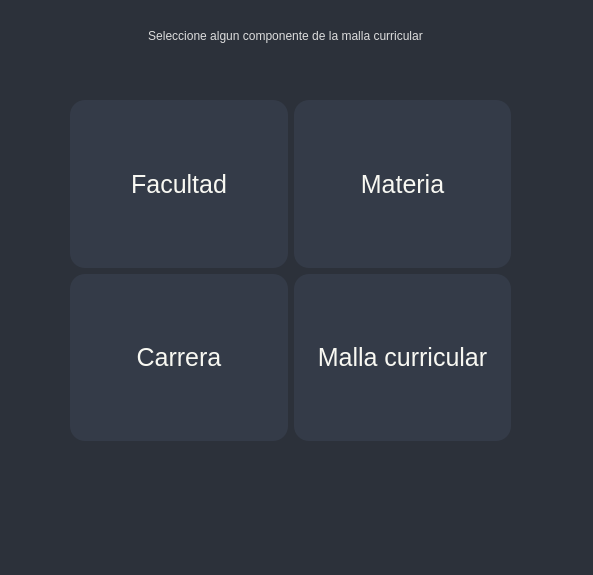
<?xml version="1.0" encoding="UTF-8"?>
<ui version="4.0">
 <class>Form</class>
 <widget class="QWidget" name="Form">
  <property name="geometry">
   <rect>
    <x>0</x>
    <y>0</y>
    <width>593</width>
    <height>575</height>
   </rect>
  </property>
  <property name="minimumSize">
   <size>
    <width>0</width>
    <height>0</height>
   </size>
  </property>
  <property name="maximumSize">
   <size>
    <width>680</width>
    <height>680</height>
   </size>
  </property>
  <property name="focusPolicy">
   <enum>Qt::StrongFocus</enum>
  </property>
  <property name="windowTitle">
   <string>Gate</string>
  </property>
  <property name="windowIcon">
   <iconset resource="resources.qrc">
    <normaloff>:/icons/images/icons/cil-browser.png</normaloff>:/icons/images/icons/cil-browser.png</iconset>
  </property>
  <property name="styleSheet">
   <string notr="true">QWidget{
	background-color:#2c313a;
	color: rgb(221, 221, 221);
	font: 18px &quot;Segoe UI&quot;;
}


QPushButton {
	font-size:25px;
	background-color: rgb(52, 59, 72);
	border: none;  
	color:#f8f8f2;
	border-radius: 15px; 
}

QPushButton:hover { 
	background-color:#1F54A3;
	border: 2px solid#1F54A3 ;
	 border-style: solid;
	border-radius: 15px; 
}

QPushButton:pressed {
	background-color: #286FD6;
	border: 2px solid #286FD6;
	 border-style: solid;
	border-radius: 15px; 
}</string>
  </property>
  <widget class="QLabel" name="label">
   <property name="geometry">
    <rect>
     <x>50</x>
     <y>20</y>
     <width>471</width>
     <height>31</height>
    </rect>
   </property>
   <property name="text">
    <string>Seleccione algun componente de la malla curricular</string>
   </property>
   <property name="alignment">
    <set>Qt::AlignCenter</set>
   </property>
  </widget>
  <widget class="QWidget" name="gridLayoutWidget">
   <property name="geometry">
    <rect>
     <x>70</x>
     <y>100</y>
     <width>441</width>
     <height>341</height>
    </rect>
   </property>
   <layout class="QGridLayout" name="gridLayout">
    <item row="0" column="0">
     <widget class="QPushButton" name="btn_facultad">
      <property name="minimumSize">
       <size>
        <width>0</width>
        <height>0</height>
       </size>
      </property>
      <property name="maximumSize">
       <size>
        <width>3000</width>
        <height>3000</height>
       </size>
      </property>
      <property name="font">
       <font>
        <family>Segoe UI</family>
        <pointsize>-1</pointsize>
        <weight>50</weight>
        <italic>false</italic>
        <bold>false</bold>
       </font>
      </property>
      <property name="focusPolicy">
       <enum>Qt::StrongFocus</enum>
      </property>
      <property name="styleSheet">
       <string notr="true"/>
      </property>
      <property name="text">
       <string>Facultad</string>
      </property>
     </widget>
    </item>
    <item row="0" column="1">
     <widget class="QPushButton" name="btn_materia">
      <property name="minimumSize">
       <size>
        <width>0</width>
        <height>0</height>
       </size>
      </property>
      <property name="maximumSize">
       <size>
        <width>3000</width>
        <height>3000</height>
       </size>
      </property>
      <property name="font">
       <font>
        <family>Segoe UI</family>
        <pointsize>-1</pointsize>
        <weight>50</weight>
        <italic>false</italic>
        <bold>false</bold>
       </font>
      </property>
      <property name="focusPolicy">
       <enum>Qt::StrongFocus</enum>
      </property>
      <property name="styleSheet">
       <string notr="true"/>
      </property>
      <property name="text">
       <string>Materia</string>
      </property>
     </widget>
    </item>
    <item row="1" column="0">
     <widget class="QPushButton" name="btn_carrera">
      <property name="minimumSize">
       <size>
        <width>0</width>
        <height>0</height>
       </size>
      </property>
      <property name="maximumSize">
       <size>
        <width>3000</width>
        <height>3000</height>
       </size>
      </property>
      <property name="font">
       <font>
        <family>Segoe UI</family>
        <pointsize>-1</pointsize>
        <weight>50</weight>
        <italic>false</italic>
        <bold>false</bold>
       </font>
      </property>
      <property name="focusPolicy">
       <enum>Qt::StrongFocus</enum>
      </property>
      <property name="styleSheet">
       <string notr="true"/>
      </property>
      <property name="text">
       <string>Carrera</string>
      </property>
     </widget>
    </item>
    <item row="1" column="1">
     <widget class="QPushButton" name="btn_malla">
      <property name="minimumSize">
       <size>
        <width>0</width>
        <height>0</height>
       </size>
      </property>
      <property name="maximumSize">
       <size>
        <width>3000</width>
        <height>3000</height>
       </size>
      </property>
      <property name="font">
       <font>
        <family>Segoe UI</family>
        <pointsize>-1</pointsize>
        <weight>50</weight>
        <italic>false</italic>
        <bold>false</bold>
       </font>
      </property>
      <property name="focusPolicy">
       <enum>Qt::StrongFocus</enum>
      </property>
      <property name="styleSheet">
       <string notr="true"/>
      </property>
      <property name="text">
       <string>Malla curricular</string>
      </property>
     </widget>
    </item>
   </layout>
  </widget>
 </widget>
 <resources>
  <include location="resources.qrc"/>
 </resources>
 <connections/>
</ui>
